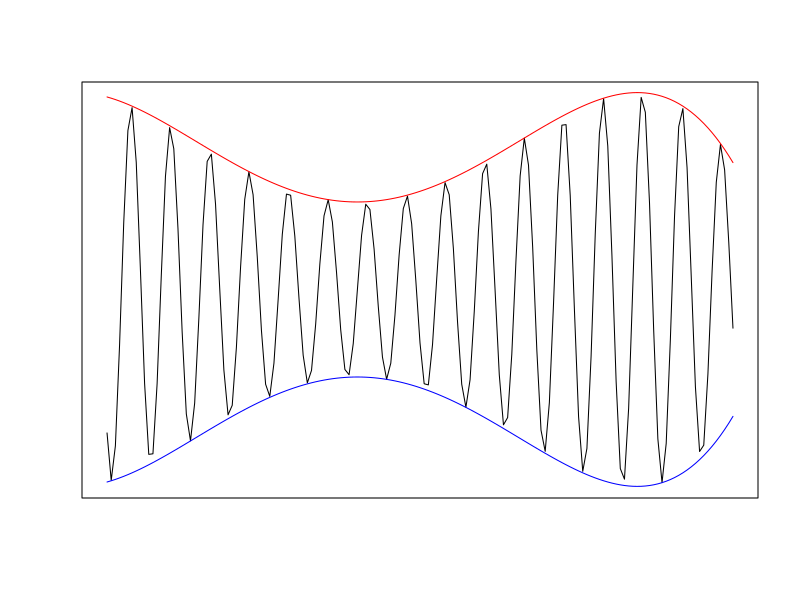

This figure's R source:
t <- seq(-2,3, (1/30))

A <- function(t) -0.1*t^4+t^2+2
s <- function(t) A(t)*sin(20*t)

par(mfrow=c(1,1))
plot(t, s(t), type="l", xlab='', ylab='', xaxt = "n", yaxt = "n")
lines(t, A(t), col='red')
lines(t, -A(t), col='blue')
